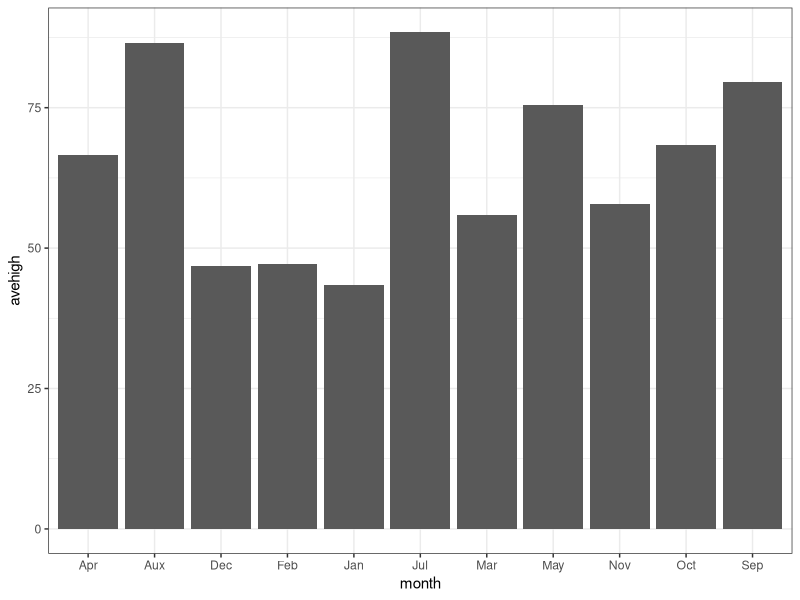
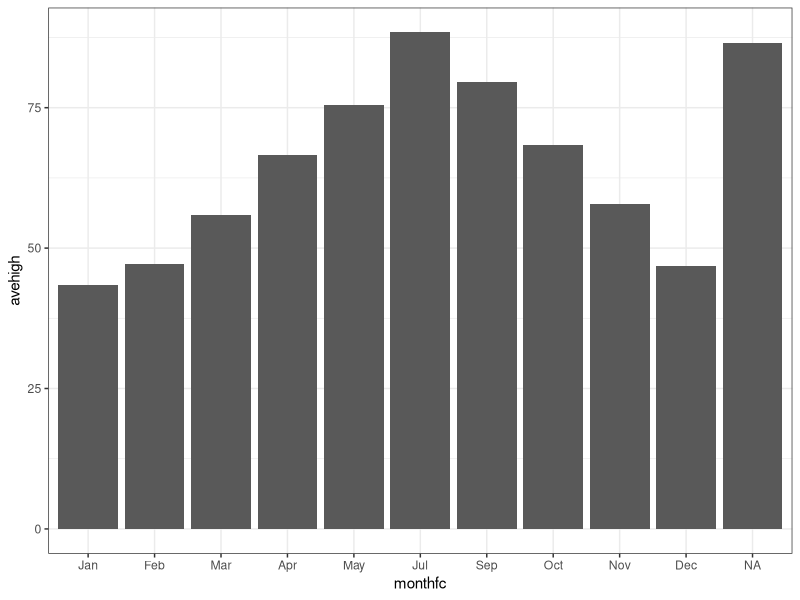
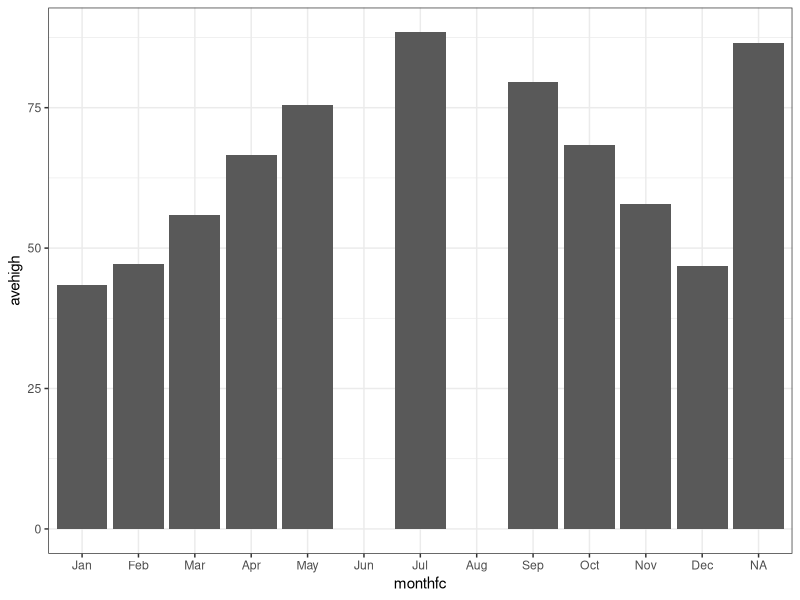
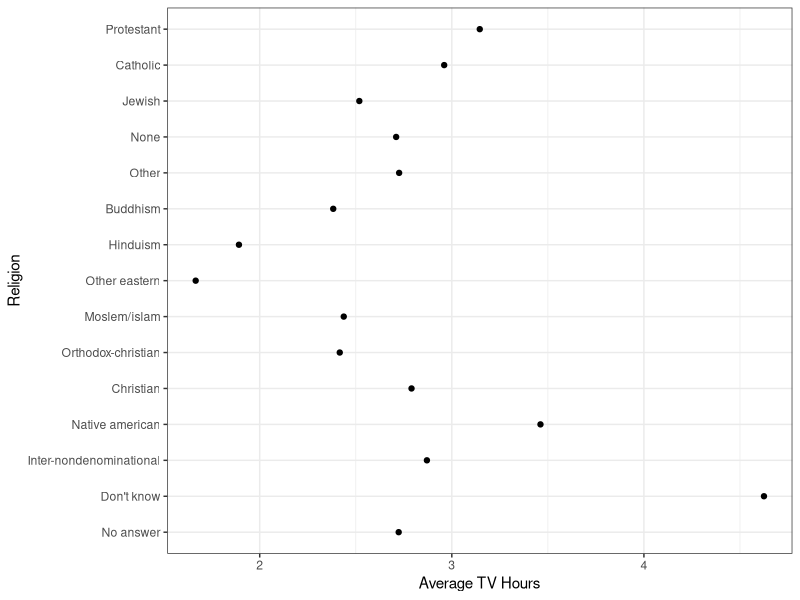
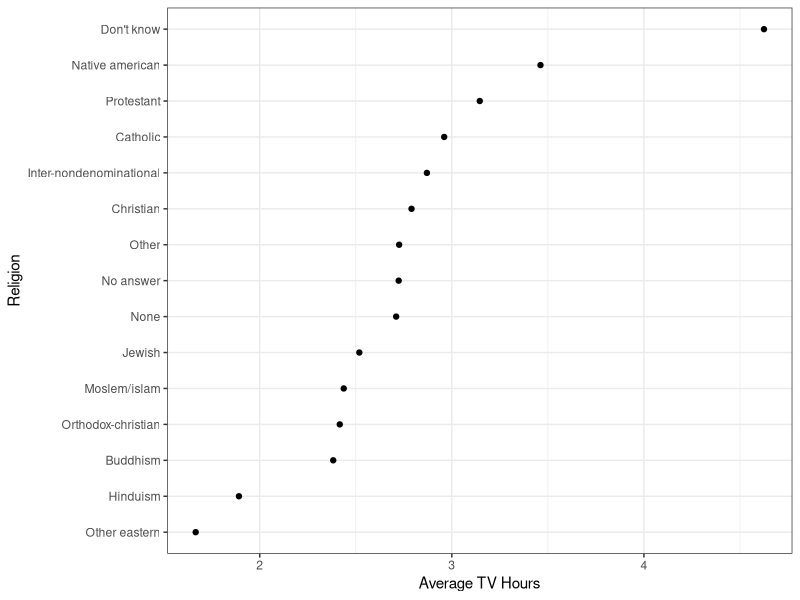
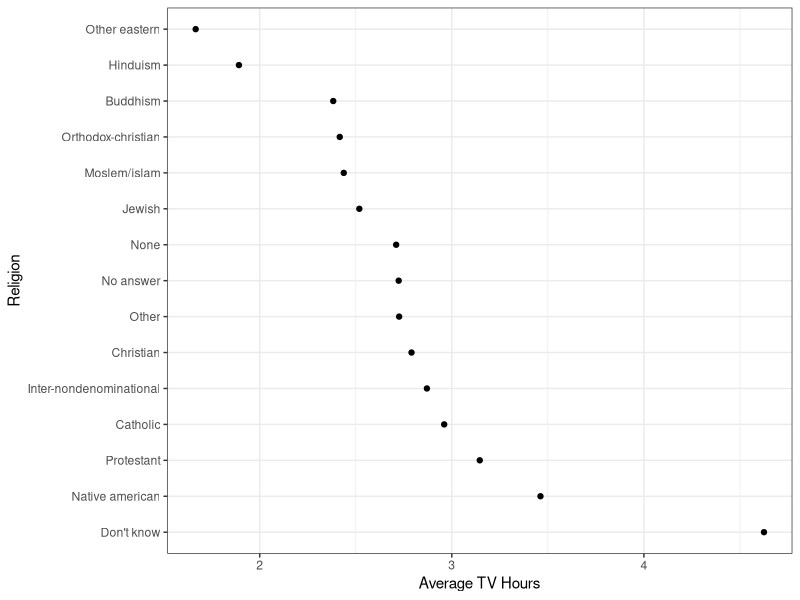

Write R code to recreate these figures, in order.
## ---- chunk 1
knitr::opts_chunk$set(echo       = TRUE, 
                      fig.height = 3, 
                      fig.width  = 6,
                      fig.align  = "center")
ggplot2::theme_set(ggplot2::theme_bw())
## ---- chunk 2
    library(tidyverse)
    dcclimate <- tribble(~month, ~avehigh,
                         ##----/---------
                         "Jan",  43.4,
                         "Feb",  47.1,
                         "Mar",  55.9,
                         "Apr",  66.6,
                         "May",  75.4,
                         "Jul",  88.4,
                         "Aux",  86.5,
                         "Sep",  79.5,
                         "Oct",  68.4,
                         "Nov",  57.9,
                         "Dec",  46.8)
## ---- chunk 3
    ggplot(dcclimate, aes(x = month, y = avehigh)) +
      geom_col()
## ---- chunk 4
    x  <- c("51", "32", "15", "2", "32")
    xf <- factor(x)
    as.numeric(x)
    as.numeric(xf)
    
    as.numeric("Hello")
    as.numeric(factor("Hello"))
    
    fac1 <- factor(c("x1", "x2", "x3"))
    fac2 <- factor(c("y1", "y2", "y3"))
    c(fac1, fac2)
## ---- chunk 5
    monthvec <- c("Jan", "Feb", "Mar", "Apr", "May", "Jun", 
                  "Jul", "Aug", "Sep", "Oct", "Nov", "Dec")
    dcclimate %>%
      mutate(monthfc = factor(month, levels = monthvec)) ->
      dcclimate
    
    dcclimate %>%
      mutate(monthfc2 = parse_factor(month, levels = monthvec)) ->
      dcclimate
    
    dcclimate$monthfc
## ---- chunk 6
    x <- c("A", "string", "vector", "is", "a", "string", "vector")
    factor(x)
    sort(unique(x))
    parse_factor(x)
## ---- chunk 7
    levels(dcclimate$monthfc)
## ---- chunk 8
    fct_unique(dcclimate$monthfc)
    fct_count(dcclimate$monthfc)
## ---- chunk 9
    nlevels(dcclimate$monthfc)
## ---- chunk 10
    ggplot(dcclimate, aes(x = monthfc, y = avehigh)) +
      geom_col()
## ---- chunk 11
    ggplot(dcclimate, aes(x = monthfc, y = avehigh)) +
      geom_col() +
      scale_x_discrete(drop = FALSE)
## ---- chunk 12
    data(gss_cat)
    glimpse(gss_cat)
## ---- chunk 13
    gss_cat %>%
      group_by(relig) %>%
      summarize(tvhours_mean = mean(tvhours, na.rm = TRUE)) ->
      tvdat
    
    ggplot(tvdat, aes(x = tvhours_mean, y = relig)) +
      geom_point() +
      xlab("Average TV Hours") +
      ylab("Religion")
## ---- chunk 14
    levels(tvdat$relig)
    tvdat %>%
      mutate(relig = fct_reorder(relig, tvhours_mean)) ->
      tvdat
    levels(tvdat$relig)
## ---- chunk 15
    ggplot(tvdat, aes(x = tvhours_mean, y = relig)) +
      geom_point() +
      xlab("Average TV Hours") +
      ylab("Religion")
## ---- chunk 16
    tvdat %>%
      mutate(relig = fct_rev(relig)) %>%
      ggplot(aes(x = tvhours_mean, y = relig)) +
        geom_point() +
        xlab("Average TV Hours") +
        ylab("Religion")
## ---- chunk 17
    ## Moves "None" to first level
    fct_relevel(tvdat$relig, "None") %>%
      levels()
    
    ## Moves "None" to the third level
    fct_relevel(tvdat$relig, "None", after = 2L) %>%
      levels()
    
    ## Moves "None" to the last level
    fct_relevel(tvdat$relig, "None", after = nlevels(tvdat$relig)) %>%
      levels()
    
    ## Returns a warning because "Cthulhuism" is not a level
    fct_relevel(tvdat$relig, "Cthulhuism")
## ---- chunk 18
    levels(gss_cat$partyid)
## ---- chunk 19
    gss_cat %>%
      mutate(partyid = fct_recode(partyid,
                                  "Republican, strong"    = "Strong republican",
                                  "Republican, weak"      = "Not str republican",
                                  "Independent, near rep" = "Ind,near rep",
                                  "Independent, near dem" = "Ind,near dem",
                                  "Democrat, weak"        = "Not str democrat",
                                  "Democrat, strong"      = "Strong democrat"
                                  )) ->
      gss_cat
    levels(gss_cat$partyid)
## ---- chunk 20
    fc1 <- parse_factor(c("A", "B"))
    fc1
    fc2 <- parse_factor(c("C", "D"))
    fc2
    fct_c(fc1, fc2)
## ---- chunk 21
    fc <- parse_factor(c("A", "B", "C", "A", "B", "C"))
    fc
    fct_collapse(fc, "blah" = c("A", "B"))
## ---- chunk 22
    fc <- parse_factor(c("A", "B"), levels = c("A", "B", "C"))
    fc
    fct_drop(fc)
## ---- chunk 23
    fc <- parse_factor(c("A", "B"))
    fc
    fct_expand(fc, "C")
## ---- chunk 24
    fc <- parse_factor(c("A", "B", "C", "B", "C", "C"))
    fct_count(fc)
    fct_infreq(fc) %>%
      fct_count()
